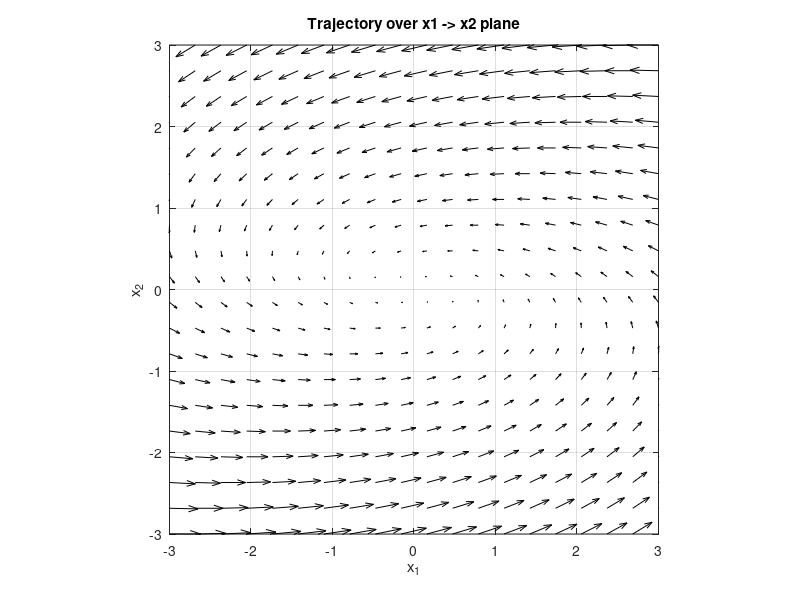

Write the MATLAB code that produced this figure.
A = [-1 -4; 1 -1];

[x1, x2] = meshgrid(linspace(-3, 3, 20));
u = A(1,1)*x1 + A(1,2)*x2;
v = A(2,1)*x1 + A(2,2)*x2;

figure;
quiver(x1,x2,u,v,'k');
hold on;

x_vals = linspace(-3,3,50);

xlabel('x_1')
ylabel('x_2')
title('Trajectory over x1 -> x2 plane')
grid on
axis([-3 3 -3 3])
axis equal
